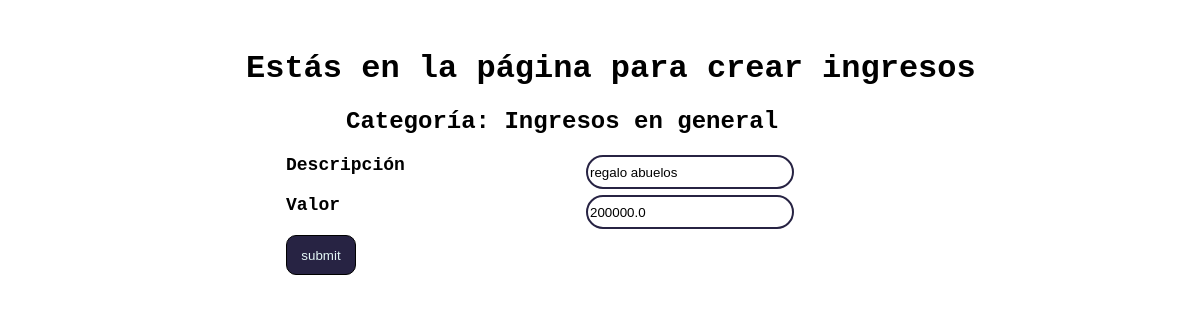
Page /billetera/6/ingresos/13/22/modificar_ingreso_gasto on the committed database.
### billetera/models.py (models this page shows, shortened)
class Categoria(models.Model):
    billetera_id = models.ForeignKey(Billetera, on_delete = models.CASCADE)
    nombre_categoria = models.CharField(max_length=40)
    tipo_categoria = models.CharField(max_length=30)

class Ingreso(models.Model):
    billetera_id = models.ForeignKey(Billetera, on_delete = models.CASCADE)
    categoria_id = models.ForeignKey(Categoria, on_delete=models.CASCADE)
    descripcion = models.CharField(max_length = 100)
    valor = models.FloatField(default = 0)

### billetera/views.py (the view, shortened to what this page needs)
# urls.py: path("<int:ruta_billetera>/<str:categoria_type>/<int:categoria_id>/<int:ingreso_gasto_id>/modificar_ingreso_gasto",views.modificar_ingreso_gasto, name="modificar_ingreso_gasto")
def modificar_ingreso_gasto(request,ruta_billetera,categoria_type,categoria_id,ingreso_gasto_id):
    billetera = Billetera.objects.get(pk=ruta_billetera)
    categoria = Categoria.objects.get(pk=categoria_id)
    ahorro = Ahorro.objects.get(pk=billetera.ahorro_id.pk)
    if categoria_type == 'ingresos':
        ingreso_gasto = Ingreso.objects.get(pk=ingreso_gasto_id)
    elif categoria_type == 'gastos':
        ingreso_gasto = Gasto.objects.get(pk=ingreso_gasto_id)
    if request.method == 'GET':
        return render(request,'modificar_ingreso_gasto.html',{'billetera':billetera,'categoria':categoria,'ingreso_gasto':ingreso_gasto})

### billetera/templates/modificar_ingreso_gasto.html (shortened to what this page needs)
{% load static %}
<!DOCTYPE html>
<html lang="en">
<head>
    <link rel="stylesheet" href="{% static '/styles/main.css' %}">
</head>
<body>
    <div class="contenido">
        <h1 id="titulo_crear_ingreso">Estás en la página para crear {{categoria.tipo_categoria}}</h1>
        <h2 id="subtitulo_crear_ingreso">Categoría: {{categoria.nombre_categoria}}</h2>
        <form method = 'post' action="/billetera/{{billetera.pk}}/{{categoria.tipo_categoria}}/{{categoria.pk}}/{{ingreso_gasto.pk}}/modificar_ingreso_gasto">
            <label for="descripcion">Descripción</label>
            <input type="text" id="descripcion" name="descripcion" value="{{ingreso_gasto.descripcion}}">
            <label for="valor">Valor</label>
            <input type="number" id="valor" name="valor" value="{{ingreso_gasto.valor}}">
            <button>submit</button>
        </form>
    </div>
</body>
</html>

### billetera/static/styles/main.css (style rules this page uses)
:root { --color1:#272343; --color2: #e3f6f5; --color3: #bae8e8; --color4:#ffffff; --color5:black; --color6: white; --color7: #A72AAB; }
body { background-color:var(--color4); width:95vw; padding:0; }
.contenido { margin-top:50px; font-family:'Courier New', Courier, monospace; margin-left:20%; }
label { font-size: large; font-weight: 800; }
button { color:var(--color2); background-color:var(--color1); border-style:solid; border-width: 1px; height: 40px; width: 70px; border-radius:10px; }
input { width:200px; height:28px; border-radius:100px; border-style: solid; border-color:var(--color1); }
#titulo_crear_ingreso { padding-left: 10px; }
#subtitulo_crear_ingreso { padding-left: 110px; }
form { padding-left:50px; width:600px; display:grid; grid-template-rows:repeat(5,1fr); grid-template-columns: repeat(2,1fr); }

### rows in the picture
Categoria: tipo_categoria "ingresos", nombre_categoria "Ingresos en general"
Ingreso: descripcion "regalo abuelos", valor "200000.0"
